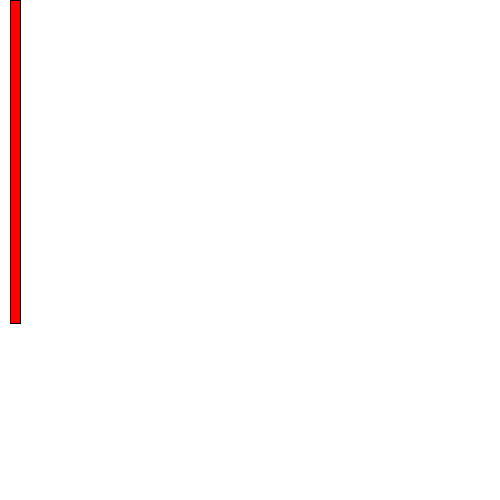
Frame 1 (no input)
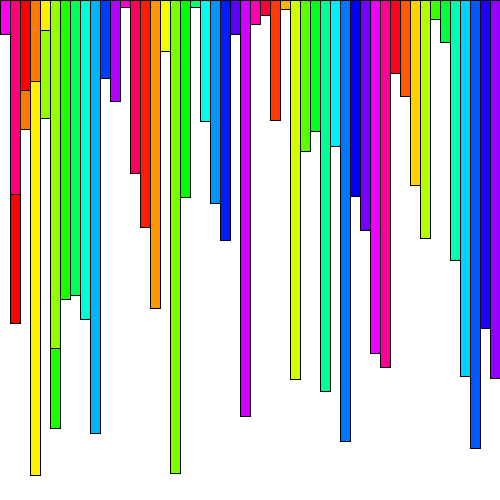
Frame 60 (the mouse pressed at the canvas centre just before this capture)
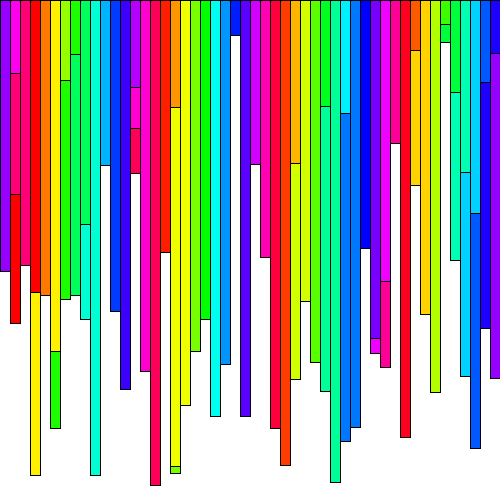
Frame 120 (the mouse held since frame 60 and released just before this capture)

The Processing sketch that drew these frames (run headless with seeded random() and noise(); from frame 60 on, the mouse is pressed at the canvas centre):

// Processing sketch: E2
// ── E2.pde
int rectW, rectH;
int x,y;
int H;



void setup()
{
  size(500,500);
  background(255);
  rectW=10;
  colorMode(HSB);
  
  
  
  
  
 
  
}

void draw(){

 
rectH=floor(random(500));
fill(H,255,255);
H+=20;
H %=255;
x+=10;
x %=500;
rect(x,y,rectW, rectH);


}
